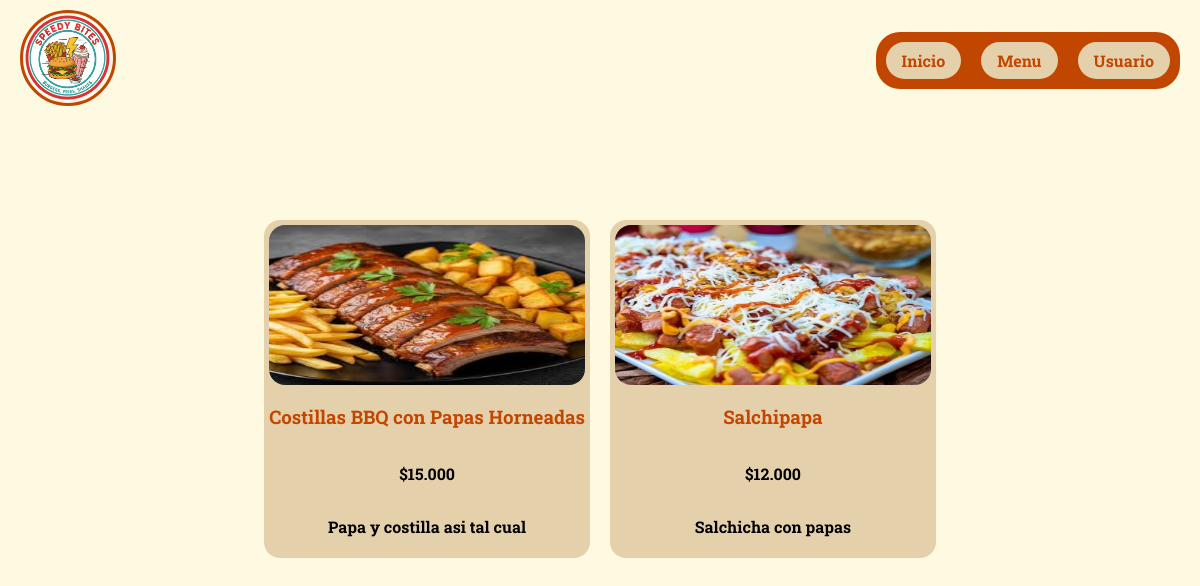
/Vista/html/menu.php, run on the app's committed database.
### tables this page shows
CREATE TABLE `platos` (
  `ID_Plato` int(5) NOT NULL,
  `NombrePlato` varchar(255) DEFAULT NULL,
  `Descripcion` varchar(255) DEFAULT NULL,
  `Precio` decimal(10,2) DEFAULT NULL,
  `ImagenUrl` blob DEFAULT NULL,
  `Disponible` tinyint(1) NOT NULL
);

### Configuracion/conexion.php (called while the page is built, shortened)
<?php
class DB{
    private static $host = "localhost";
    private static $dbname = "resad";
    private static $username = "Adless";
    private static $password = "115";
    private static $charset = "utf8mb4";
    private static $pdo = null;
    public static function connect(){
        if(self::$pdo === null){
            try{
                $dn = "mysql:host=". self::$host.";dbname=". self::$dbname.";charset=".self::$charset;
                self::$pdo = new PDO($dn,self::$username,self::$password);
                self::$pdo->setAttribute(PDO::ATTR_ERRMODE, PDO::ERRMODE_EXCEPTION);
            }
            catch(PDOException $e){
                die("Error de conexion".$e -> getMessage());
            }
        }
        return self::$pdo;
    }
}
?>

### Modelo/ModeloPlatos.php (called while the page is built, shortened)
<?php
require_once(ROOT_PATH . 'Configuracion/conexion.php');
class Plato {
    public $db;
    public function __construct() {
        $this->db = DB::connect();
    }
    public function obtenerPlato() {
        $sql = "SELECT * FROM platos";
        $stmt = $this->db->query($sql);
        return $stmt->fetchAll(PDO::FETCH_ASSOC);
    }
}

### Vista/html/menu.php (the view, shortened to what this page needs)
<?php
require_once '../../Modelo/ModeloPlatos.php';
require_once '../../Configuracion/conexion.php';
$modelPlato = new Plato();
$platos_disponibles = $modelPlato->obtenerPlato() ?? [];
$usuario = $_SESSION['usuario_logueado'] ?? null;
?>
<!DOCTYPE html>
<html lang="es">
<head>
    <link href="../css/menu.css" rel="stylesheet">
</head>
<body>
    <?php if ($usuario): ?>
        <nav>
            <ul>
                <li><a href="../../index.php"><img src="../img/Logo.png" id="logo" alt="Logo"></a></li>
                <div id="navbotones">
                    <li>
                        <a href="./perfil.php">
                            <img id="fpp" src="../img/uP/<?= htmlspecialchars($usuario['ImagenPerfil'] ?? 'default.png') ?>" alt="Foto de perfil">
                        </a>
                    </li>
                    <li><a class="botonesnav" href="./pedidos.php">Mis Pedidos</a></li>
                    <li><a class="botonesnav" href="./reservas.php">Mis Reservas</a></li>
                    <li><a class="botonesnav" href="./domicilios.php">Mis Domicilios</a></li>
                    <li><a class="botonesnav" href="./menu.php">Menu</a></li>
                    <li><a class="botonesnav" href="../../Controlador/usuarioController.php?action=cerrarSesion">Cerrar Sesion</a></li>
                </div>
            </ul>
        </nav>
    <?php else: ?>
        <nav>
            <ul>
                <li><a href="../../index.php"><img src="../img/Logo.png" id="logo" alt="Logo"></a></li>
                <div id="navbotones">
                    <li><a class="botonesnav" href="../../index.php">Inicio</a></li>
                    <li><a class="botonesnav" href="./menu.php">Menu</a></li>
                    <li><a class="botonesnav" href="./login.php">Usuario</a></li>
                </div>
            </ul>
        </nav>
    <?php endif; ?>
    <div class="Contenedor">
        <div class="Galeria">
    <?php if (!empty($platos_disponibles)): ?>
        <?php
                foreach ($platos_disponibles as $plato): if ((int)$plato['Disponible'] !== 1) { continue; }
                        ?>
                    <div class="item">
                        <img class="fotos"
                             src="../img/platos/<?= htmlspecialchars($plato['ImagenUrl'] ?? 'default.jpg') ?>"
                             alt="<?= htmlspecialchars($plato['NombrePlato']) ?>">
                        <h3 class="text"><?= htmlspecialchars($plato['NombrePlato']) ?></h3>
                        <p class="precio">$<?= htmlspecialchars(number_format($plato['Precio'], 0, ',', '.')) ?></p>
                        <p class="descripcion"><?= htmlspecialchars($plato['Descripcion']) ?></p>
                    </div>
                <?php endforeach; ?>
            <?php else: ?>
                <p class="text">Lo sentimos, no hay platos disponibles en este momento.</p>
            <?php endif; ?>
        </div>
    </div>
</body>
</html>

### Vista/css/menu.css (style rules this page uses)
body { font-family: "Roboto Slab", serif; font-weight: bold; background-color: #FEF9E1; margin: 0; padding: 0; }
ul { list-style-type: none; display: flex; align-items: center; justify-content: space-between; margin: 0; padding: 10px 20px; }
.botonesnav { display: block; color: #C14600; padding: 8px 16px; text-decoration: none; font-size: 16px; background-color: #E5D0AC; border-radius: 26px; transition: 0.2s ease-out; white-space: nowrap; }
#logo { width: 90px; border: #C14600 3px solid; border-radius: 100%; }
#navbotones { background-color: #C14600; display: flex; gap: 20px; flex-wrap: wrap; padding: 10px; border-radius: 24px; justify-content: center; }
.Contenedor { display: flex; margin-top: 100px; align-items: center; text-align: center; justify-content: center; gap: 30px; flex-direction: column; padding: 0 20px; margin-bottom: 50px; }
.Galeria { display: grid; grid-template-columns: repeat(auto-fit, minmax(220px, 1fr)); gap: 20px; max-width: 1200px; }
.item { display: flex; flex-direction: column; align-items: center; background-color: #C14600; padding: 5px; border-radius: 16px; background-color: #E5D0AC ; }
.fotos { border-radius: 16px; width: 100%; height: 160px; max-width: 350px; }
.text { background-color: #E5D0AC; color: #C14600; border-radius: 14px; }

### data on the page
platos: ImagenUrl (picture), NombrePlato "Costillas BBQ con Papas Horneadas", Precio "15.000", Descripcion "Papa y costilla asi tal cual"
platos: ImagenUrl (picture), NombrePlato "Salchipapa", Precio "12.000", Descripcion "Salchicha con papas"
